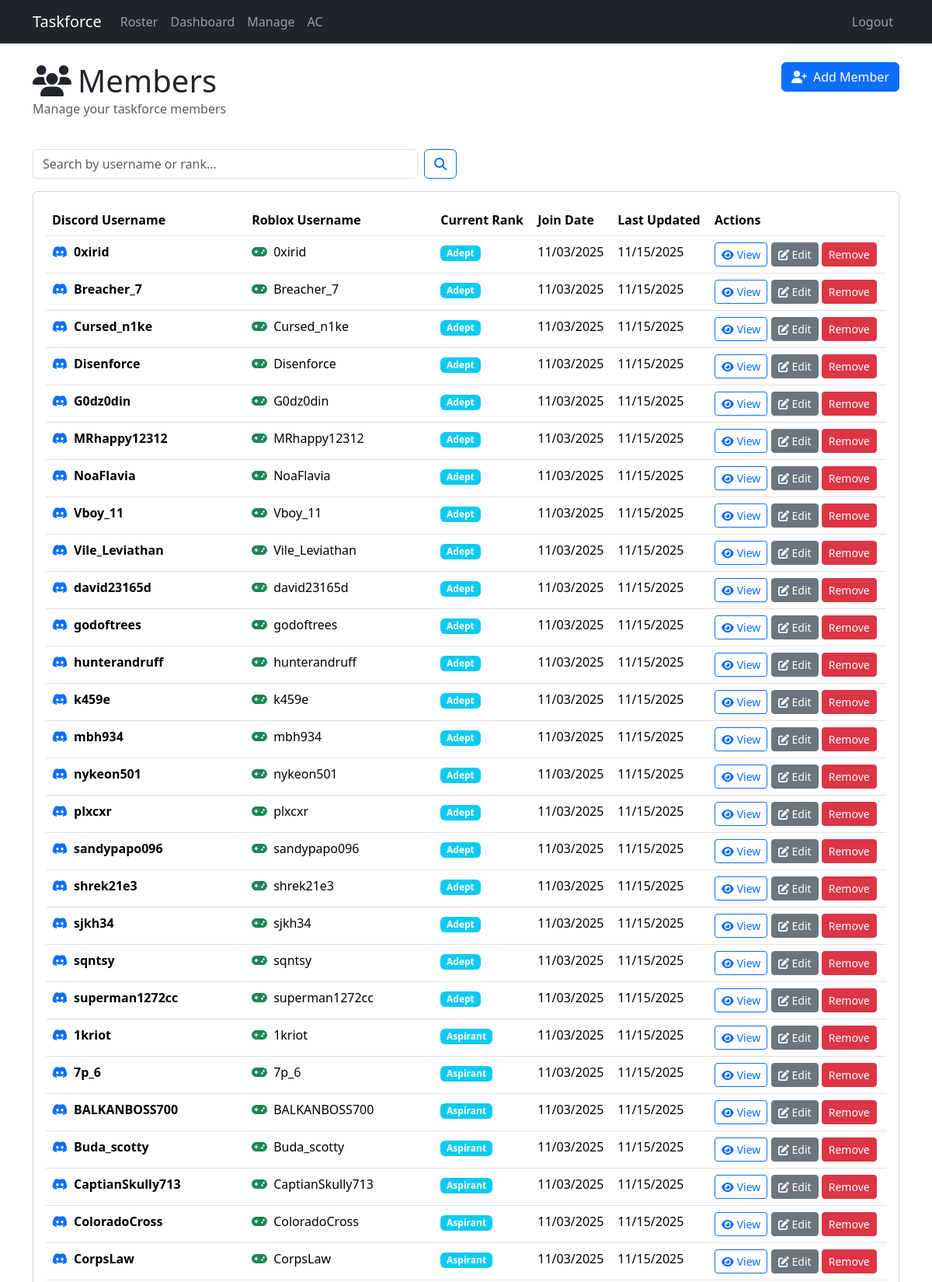
/members (signed in, upper part), run on the app's committed database.
### database/models.py (models this page shows, shortened)
class Member(db.Model):
    __tablename__ = 'members'
    id = db.Column(db.Integer, primary_key=True)
    discord_username = db.Column(db.String(100), nullable=False, unique=True)
    discord_id = db.Column(db.String(50), nullable=True, unique=True)
    roblox_username = db.Column(db.String(100), nullable=True)
    roblox_id = db.Column(db.String(50), nullable=True)
    current_rank = db.Column(db.String(100), nullable=False, default='Aspirant')
    join_date = db.Column(db.DateTime, nullable=False, default=datetime.utcnow)
    last_updated = db.Column(db.DateTime, nullable=False, default=datetime.utcnow)
    is_active = db.Column(db.Boolean, default=True)
    activities = db.relationship('ActivityLog', backref='member', lazy=True, cascade='all, delete-orphan')
    promotions = db.relationship('PromotionLog', backref='member', lazy=True, cascade='all, delete-orphan')

### app.py (the view, shortened to what this page needs)
@app.route('/members')
@staff_required
def members():
    search = request.args.get('search', '')
    query = Member.query.filter_by(is_active=True)
    members_list = query.order_by(Member.current_rank, Member.discord_username).all()
    return render_template('members.html', members=members_list, search=search)

### utils/auth.py (called while the page is built, shortened)
def is_staff():
    return bool(session.get('is_staff', False))

def staff_required(f):
    @wraps(f)
    def decorated_function(*args, **kwargs):
        return f(*args, **kwargs)
    return decorated_function

### templates/members.html (shortened to what this page needs)
{% extends "base.html" %}
{% block content %}
<div class="row mb-4">
    <div class="col-md-6">
        <h1 class="mb-0">
            <i class="fas fa-users me-2"></i>Members
        </h1>
        <p class="text-muted">Manage your taskforce members</p>
    </div>
    <div class="col-md-6 text-end">
        <a href="{{ url_for('add_member') }}" class="btn btn-primary">
            <i class="fas fa-user-plus me-2"></i>Add Member
        </a>
    </div>
</div>
<div class="row mb-3">
    <div class="col-md-6">
        <form method="GET" class="d-flex">
            <input class="form-control me-2" type="search" name="search" placeholder="Search by username or rank..." value="{{ search }}">
            <button class="btn btn-outline-primary" type="submit">
                <i class="fas fa-search"></i>
            </button>
        </form>
    </div>
</div>
<div class="card">
    <div class="card-body">
        {% if members %}
            <div class="table-responsive">
                <table class="table table-hover">
                    <thead>
                        <tr>
                            <th>Discord Username</th>
                            <th>Roblox Username</th>
                            <th>Current Rank</th>
                            <th>Join Date</th>
                            <th>Last Updated</th>
                            <th>Actions</th>
                        </tr>
                    </thead>
                    <tbody>
                        {% for member in members %}
                            <tr>
                                <td>
                                    <div class="d-flex align-items-center">
                                        <i class="fab fa-discord me-2 text-primary"></i>
                                        <strong>{{ member.discord_username }}</strong>
                                    </div>
                                </td>
                                <td>
                                    {% if member.roblox_username %}
                                        <div class="d-flex align-items-center">
                                            <i class="fas fa-gamepad me-2 text-success"></i>
                                            {{ member.roblox_username }}
                                        </div>
                                    {% else %}
                                        <span class="text-muted">Not set</span>
                                    {% endif %}
                                </td>
                                <td>
                                    <span class="badge bg-info">{{ member.current_rank }}</span>
                                </td>
                                <td>{{ member.join_date.strftime('%m/%d/%Y') }}</td>
                                <td>{{ member.last_updated.strftime('%m/%d/%Y') }}</td>
                                <td>
                                    <a href="{{ url_for('member_detail', member_id=member.id) }}" class="btn btn-sm btn-outline-primary">
                                        <i class="fas fa-eye me-1"></i>View
                                    </a>
                                    <a href="{{ url_for('edit_member', member_id=member.id) }}" class="btn btn-sm btn-secondary">
                                        <i class="fas fa-edit me-1"></i>Edit
                                    </a>
                                    <form method="post" action="{{ url_for('delete_member', member_id=member.id) }}" style="display:inline">
                                        <button class="btn btn-sm btn-danger" type="submit" onclick="return confirm('Remove member?')">Remove</button>
                                    </form>
                                </td>
                            </tr>
                        {% endfor %}
                    </tbody>
                </table>
            </div>
        {% endif %}
    </div>
</div>
{% endblock %}

### data on the page
Member: discord_username "0xirid", roblox_username "0xirid", current_rank "Adept", join_date "11/03/2025", last_updated "11/15/2025"
Member: discord_username "Breacher_7", roblox_username "Breacher_7", current_rank "Adept", join_date "11/03/2025", last_updated "11/15/2025"
Member: discord_username "Cursed_n1ke", roblox_username "Cursed_n1ke", current_rank "Adept", join_date "11/03/2025", last_updated "11/15/2025"
Member: discord_username "Disenforce", roblox_username "Disenforce", current_rank "Adept", join_date "11/03/2025", last_updated "11/15/2025"
Member: discord_username "G0dz0din", roblox_username "G0dz0din", current_rank "Adept", join_date "11/03/2025", last_updated "11/15/2025"
Member: discord_username "MRhappy12312", roblox_username "MRhappy12312", current_rank "Adept", join_date "11/03/2025", last_updated "11/15/2025"
Member: discord_username "NoaFlavia", roblox_username "NoaFlavia", current_rank "Adept", join_date "11/03/2025", last_updated "11/15/2025"
Member: discord_username "Vboy_11", roblox_username "Vboy_11", current_rank "Adept", join_date "11/03/2025", last_updated "11/15/2025"
Member: discord_username "Vile_Leviathan", roblox_username "Vile_Leviathan", current_rank "Adept", join_date "11/03/2025", last_updated "11/15/2025"
Member: discord_username "david23165d", roblox_username "david23165d", current_rank "Adept", join_date "11/03/2025", last_updated "11/15/2025"
Member: discord_username "godoftrees", roblox_username "godoftrees", current_rank "Adept", join_date "11/03/2025", last_updated "11/15/2025"
Member: discord_username "hunterandruff", roblox_username "hunterandruff", current_rank "Adept", join_date "11/03/2025", last_updated "11/15/2025"
Member: discord_username "k459e", roblox_username "k459e", current_rank "Adept", join_date "11/03/2025", last_updated "11/15/2025"
Member: discord_username "mbh934", roblox_username "mbh934", current_rank "Adept", join_date "11/03/2025", last_updated "11/15/2025"
Member: discord_username "nykeon501", roblox_username "nykeon501", current_rank "Adept", join_date "11/03/2025", last_updated "11/15/2025"
Member: discord_username "plxcxr", roblox_username "plxcxr", current_rank "Adept", join_date "11/03/2025", last_updated "11/15/2025"
Member: discord_username "sandypapo096", roblox_username "sandypapo096", current_rank "Adept", join_date "11/03/2025", last_updated "11/15/2025"
Member: discord_username "shrek21e3", roblox_username "shrek21e3", current_rank "Adept", join_date "11/03/2025", last_updated "11/15/2025"
Member: discord_username "sjkh34", roblox_username "sjkh34", current_rank "Adept", join_date "11/03/2025", last_updated "11/15/2025"
Member: discord_username "sqntsy", roblox_username "sqntsy", current_rank "Adept", join_date "11/03/2025", last_updated "11/15/2025"
Member: discord_username "superman1272cc", roblox_username "superman1272cc", current_rank "Adept", join_date "11/03/2025", last_updated "11/15/2025"
Member: discord_username "1kriot", roblox_username "1kriot", current_rank "Aspirant", join_date "11/03/2025", last_updated "11/15/2025"
Member: discord_username "7p_6", roblox_username "7p_6", current_rank "Aspirant", join_date "11/03/2025", last_updated "11/15/2025"
Member: discord_username "BALKANBOSS700", roblox_username "BALKANBOSS700", current_rank "Aspirant", join_date "11/03/2025", last_updated "11/15/2025"
Member: discord_username "Buda_scotty", roblox_username "Buda_scotty", current_rank "Aspirant", join_date "11/03/2025", last_updated "11/15/2025"
Member: discord_username "CaptianSkully713", roblox_username "CaptianSkully713", current_rank "Aspirant", join_date "11/03/2025", last_updated "11/15/2025"
Member: discord_username "ColoradoCross", roblox_username "ColoradoCross", current_rank "Aspirant", join_date "11/03/2025", last_updated "11/15/2025"
Member: discord_username "CorpsLaw", roblox_username "CorpsLaw", current_rank "Aspirant", join_date "11/03/2025", last_updated "11/15/2025"
